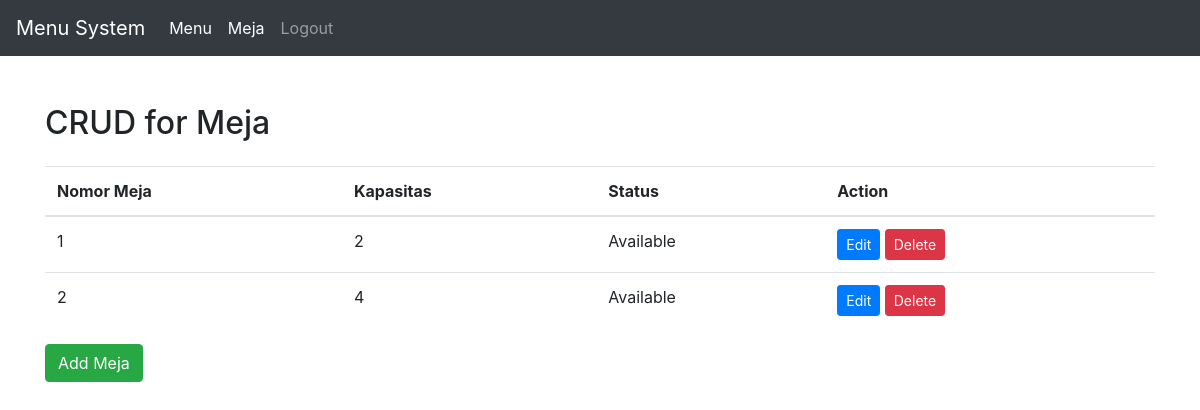
Page /admin/meja/meja.php on the committed database.
### tables this page shows
CREATE TABLE `meja` (
  `idmeja` int(11) NOT NULL,
  `nomor_meja` int(11) DEFAULT NULL,
  `kapasitas` int(11) DEFAULT NULL,
  `status` varchar(20) DEFAULT NULL
);

### admin/meja/meja.php (the view, shortened to what this page needs)
<?php
$conn = connectToDatabase();
$sql = "SELECT * FROM meja";
$result = $conn->query($sql);
?>
<!DOCTYPE html>
<html lang="en">
<head>
    <link href="https://maxcdn.bootstrapcdn.com/bootstrap/4.5.2/css/bootstrap.min.css" rel="stylesheet">
</head>
<body>
<?php include 'navbar.php'; ?>
    <div class="container mt-5">
        <h2 class="mb-4">CRUD for Meja</h2>
        <table class="table">
            <thead>
                <tr>
                    <th>Nomor Meja</th>
                    <th>Kapasitas</th>
                    <th>Status</th>
                    <th>Action</th>
                </tr>
            </thead>
            <tbody>
                <?php while ($row = $result->fetch_assoc()): ?>
                    <tr>
                        <td><?php echo $row['nomor_meja']; ?></td>
                        <td><?php echo $row['kapasitas']; ?></td>
                        <td><?php echo $row['status']; ?></td>
                        <td>
                            <a href="edit_meja.php?id=<?php echo $row['idmeja']; ?>" class="btn btn-sm btn-primary">Edit</a>
                            <a href="delete_meja.php?id=<?php echo $row['idmeja']; ?>" class="btn btn-sm btn-danger" onclick="return confirm('Are you sure you want to delete this record?')">Delete</a>
                        </td>
                    </tr>
                <?php endwhile; ?>
            </tbody>
        </table>
        <a href="add_meja.php" class="btn btn-success">Add Meja</a>
    </div>
</body>
</html>

### rows in the picture
meja: nomor_meja "1", kapasitas "2", status "Available"
meja: nomor_meja "2", kapasitas "4", status "Available"
